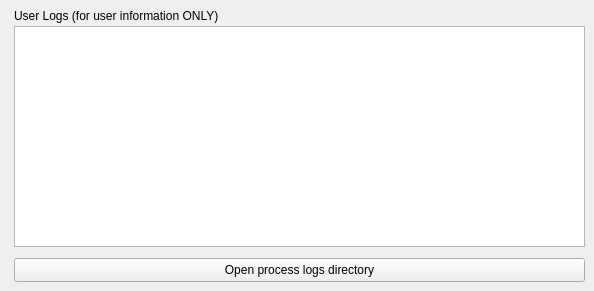
    <widget class="QWidget" name="LogsTab">
     <attribute name="title">
      <string>Logs</string>
     </attribute>
     <widget class="QGroupBox" name="LogsOutGB">
      <property name="geometry">
       <rect>
        <x>14</x>
        <y>8</y>
        <width>571</width>
        <height>239</height>
       </rect>
      </property>
      <property name="title">
       <string>User Logs (for user information ONLY)</string>
      </property>
      <widget class="QTextEdit" name="LogsOutRTxtBox">
       <property name="geometry">
        <rect>
         <x>0</x>
         <y>18</y>
         <width>571</width>
         <height>221</height>
        </rect>
       </property>
       <property name="cursor" stdset="0">
        <cursorShape>IBeamCursor</cursorShape>
       </property>
       <property name="toolTip">
        <string>The user logs.</string>
       </property>
       <property name="horizontalScrollBarPolicy">
        <enum>Qt::ScrollBarAsNeeded</enum>
       </property>
       <property name="readOnly">
        <bool>true</bool>
       </property>
      </widget>
     </widget>
     <widget class="QPushButton" name="LogsDirBttn">
      <property name="geometry">
       <rect>
        <x>14</x>
        <y>258</y>
        <width>571</width>
        <height>24</height>
       </rect>
      </property>
      <property name="toolTip">
       <string>Opens the directory to EncodeGUI's log files.</string>
      </property>
      <property name="text">
       <string>Open process logs directory</string>
      </property>
     </widget>
    </widget>
